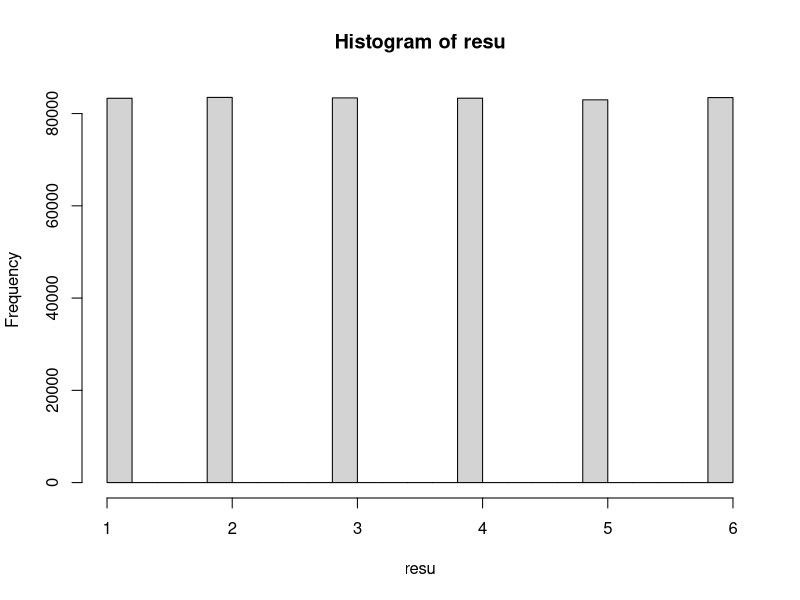

Source code (R):
resu <- c()
for (i in 1:500000) {
  resu[i]<- sample(1:6,1)
}
r <- table(resu)
abs(r[1] - r[2])/5000000
mean(r)
hist(resu)